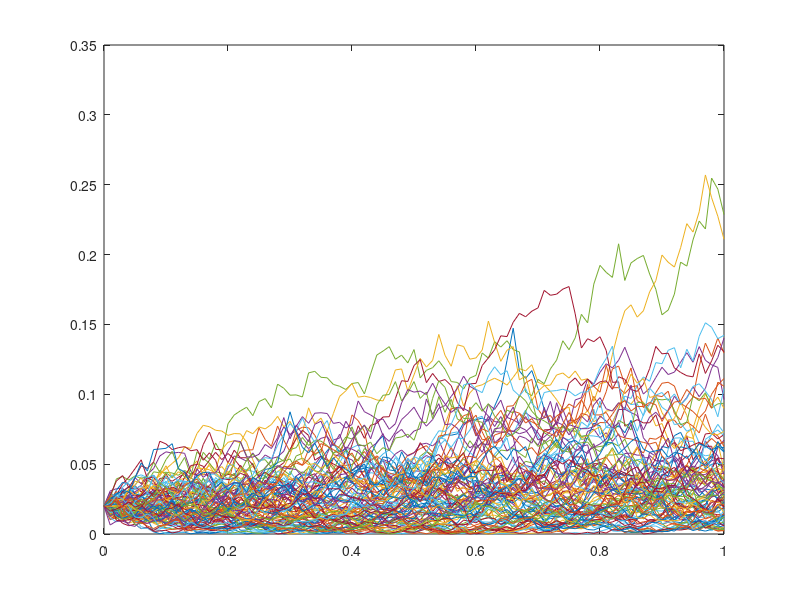

Source code (MATLAB):
clear
close all
% parameters
y0=0.02;
beta=0.3; lambda=1; eta=0.05;
if beta^2-2*lambda*eta<=0
    disp('Feller condition satisfied')
else
    disp('Feller condition NOT satisfied')
end
T=1; M=100; Nsim=100; 
dt=T/M;
y=zeros(Nsim,M+1); y(:,1)=y0;
for i=1:M
    y(:,i+1)=y(:,i)+lambda*(eta-y(:,i))*dt+...
             beta*sqrt(y(:,i))*sqrt(dt).*randn(Nsim,1);
    y(:,i+1)=max(y(:,i+1),0);     
end
t=linspace(0,T,M+1); plot(t,y);





